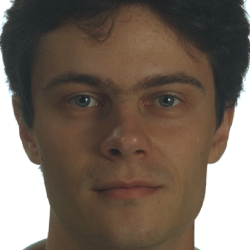
#> input picture FERET/reference_roi/00002_940928_fb.png, 250 x 250 px; its folder holds only this picture in this run
$ python compression-png.py
#> lines starting #> are read from the running program, lines starting #| are printed output that depends on the picture
import os
from pathlib import Path
from PIL import Image
import io
from tqdm import tqdm

# Target sizes in bytes
TARGET_SIZES = [
    5 * 1024,
    int(4.5 * 1024),
    4 * 1024,
    int(3.5 * 1024),
    3 * 1024,
    int(2.5 * 1024),
    int(2.2 * 1024)
]

# Input folders
REFERENCE_ROI = Path(r"C:\Users\Miruna\Desktop\Disertatie\Proiect\.ProjMihai\FERET\reference_roi")
PROBE_ROI = Path(r"C:\Users\Miruna\Desktop\Disertatie\Proiect\.ProjMihai\FERET\probe_roi")

# Output folders
OUT_BASE = Path(r"C:\Users\Miruna\Desktop\Disertatie\Proiect\.ProjMihai\FERET\png-resized")
OUT_REF = OUT_BASE / "reference"
OUT_PROBE = OUT_BASE / "probe"
OUT_REF.mkdir(parents=True, exist_ok=True)
OUT_PROBE.mkdir(parents=True, exist_ok=True)

def png_resized_compress(img_path, out_folder, target_sizes):
    img = Image.open(img_path)
#> img is the input picture: PIL image 250x250 RGB; mean R, G, B 116.2, 102.8, 91.7
    basename = img_path.name
    for target in target_sizes:
        # Start with original size
        scale = 1.0
        min_side = min(img.size)
        found = False
        while min_side > 10:  # Don't go below 10px
            new_size = (int(img.width * scale), int(img.height * scale))
            resized = img.resize(new_size, Image.LANCZOS)
            # Save to buffer
            buf = io.BytesIO()
            resized.save(buf, format='PNG', optimize=True)
            size = buf.tell()
            if size <= target:
                # Save to disk
                out_name = f"{basename[:-4]}_{int(target/1024*10)/10:.1f}kB.png"
                out_path = out_folder / out_name
                resized.save(out_path, format='PNG', optimize=True)
                found = True
                break
            scale -= 0.02  # Reduce scale by 2%
            min_side = min(int(img.width * scale), int(img.height * scale))
        if not found:
            print(f"{basename}: Could not reach target {target} bytes (min size {new_size})")
#> this loop made 7 passes
#> pass 1, in png_resized_compress, `resized.save(out_path, format='PNG', optimize=True)`:
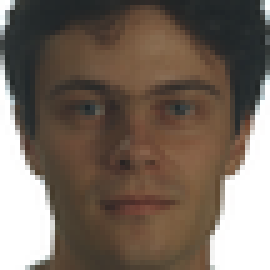
#> saved as 00002_940928_fb_5.0kB.png: PIL image 54x54 RGB (shown 5 times larger); mean R, G, B 116, 102.6, 91.4
#> pass 2, in png_resized_compress, `resized.save(out_path, format='PNG', optimize=True)`:
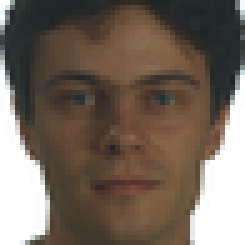
#> saved as 00002_940928_fb_4.5kB.png: PIL image 49x49 RGB (shown 5 times larger); mean R, G, B 116, 102.5, 91.4
#> after the loop:
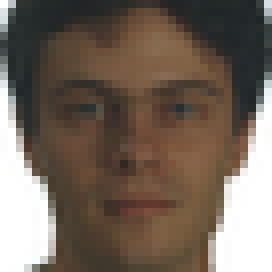
#> resized: PIL image 34x34 RGB (shown 8 times larger); mean R, G, B 115.8, 102.4, 91.2

def process_folder(in_folder, out_folder, target_sizes):
    images = list(in_folder.glob("*.png"))
    for img_path in tqdm(images, desc=f"Processing {in_folder.name}"):
        png_resized_compress(img_path, out_folder, target_sizes)

if __name__ == "__main__":
    print("Processing reference ROI images...")
    process_folder(REFERENCE_ROI, OUT_REF, TARGET_SIZES)
    print("Processing probe ROI images...")
    process_folder(PROBE_ROI, OUT_PROBE, TARGET_SIZES)
    print("Done! PNG-resized images saved in:")
    print(f"- {OUT_REF}")
    print(f"- {OUT_PROBE}")

$ run again, on FERET/reference_roi/00105_931230_fb.png
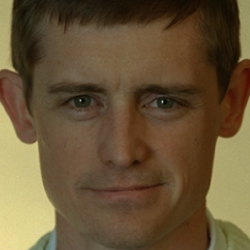
#> input picture FERET/reference_roi/00105_931230_fb.png, 250 x 250 px
#> in png_resized_compress, img is the input picture: PIL image 250x250 RGB; mean R, G, B 103.5, 84, 54.6
#> the loop in png_resized_compress, `for target in target_sizes:` made 7 passes
#> pass 1, in png_resized_compress, `resized.save(out_path, format='PNG', optimize=True)`:
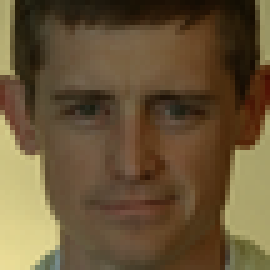
#> saved as 00105_931230_fb_5.0kB.png: PIL image 54x54 RGB (shown 5 times larger); mean R, G, B 103.5, 84, 54.6
#> after the loop in png_resized_compress, `for target in target_sizes:`:
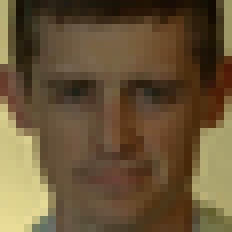
#> resized: PIL image 29x29 RGB (shown 8 times larger); mean R, G, B 103.5, 84, 54.6

$ run again, on FERET/reference_roi/00156_931230_fa_a.png
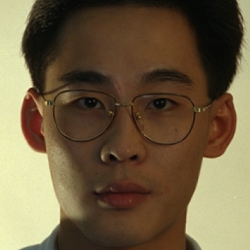
#> input picture FERET/reference_roi/00156_931230_fa_a.png, 250 x 250 px
#> in png_resized_compress, img is the input picture: PIL image 250x250 RGB; mean R, G, B 111.7, 94.9, 67.2
#> the loop in png_resized_compress, `for target in target_sizes:` made 7 passes
#> pass 1, in png_resized_compress, `resized.save(out_path, format='PNG', optimize=True)`:
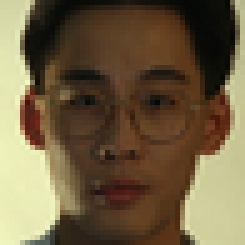
#> saved as 00156_931230_fa_a_5.0kB.png: PIL image 49x49 RGB (shown 5 times larger); mean R, G, B 111.8, 94.9, 67.2
#> after the loop in png_resized_compress, `for target in target_sizes:`:
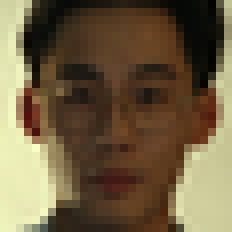
#> resized: PIL image 29x29 RGB (shown 8 times larger); mean R, G, B 111.8, 94.9, 67.2

$ run again, on FERET/reference_roi/00177_931230_fa_a.png
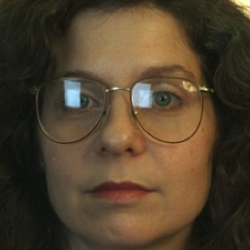
#> input picture FERET/reference_roi/00177_931230_fa_a.png, 250 x 250 px
#> in png_resized_compress, img is the input picture: PIL image 250x250 RGB; mean R, G, B 81.1, 65.6, 45.4
#> the loop in png_resized_compress, `for target in target_sizes:` made 7 passes
#> pass 1, in png_resized_compress, `resized.save(out_path, format='PNG', optimize=True)`:
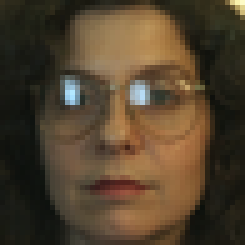
#> saved as 00177_931230_fa_a_5.0kB.png: PIL image 49x49 RGB (shown 5 times larger); mean R, G, B 81.1, 65.6, 45.4
#> after the loop in png_resized_compress, `for target in target_sizes:`:
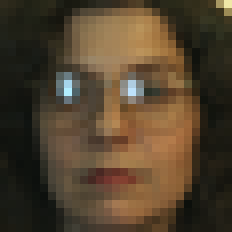
#> resized: PIL image 29x29 RGB (shown 8 times larger); mean R, G, B 81.1, 65.6, 45.4

$ run again, on FERET/reference_roi/00013_931230_fb.png
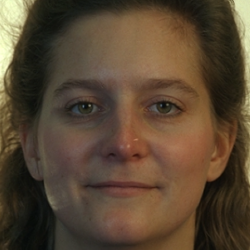
#> input picture FERET/reference_roi/00013_931230_fb.png, 250 x 250 px
#> in png_resized_compress, img is the input picture: PIL image 250x250 RGB; mean R, G, B 88.5, 70.5, 50.9
#> the loop in png_resized_compress, `for target in target_sizes:` made 7 passes
#> pass 1, in png_resized_compress, `resized.save(out_path, format='PNG', optimize=True)`:
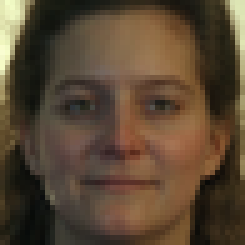
#> saved as 00013_931230_fb_5.0kB.png: PIL image 49x49 RGB (shown 5 times larger); mean R, G, B 88.4, 70.4, 50.9
#> after the loop in png_resized_compress, `for target in target_sizes:`:
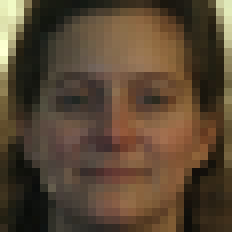
#> resized: PIL image 29x29 RGB (shown 8 times larger); mean R, G, B 88.3, 70.3, 50.8
